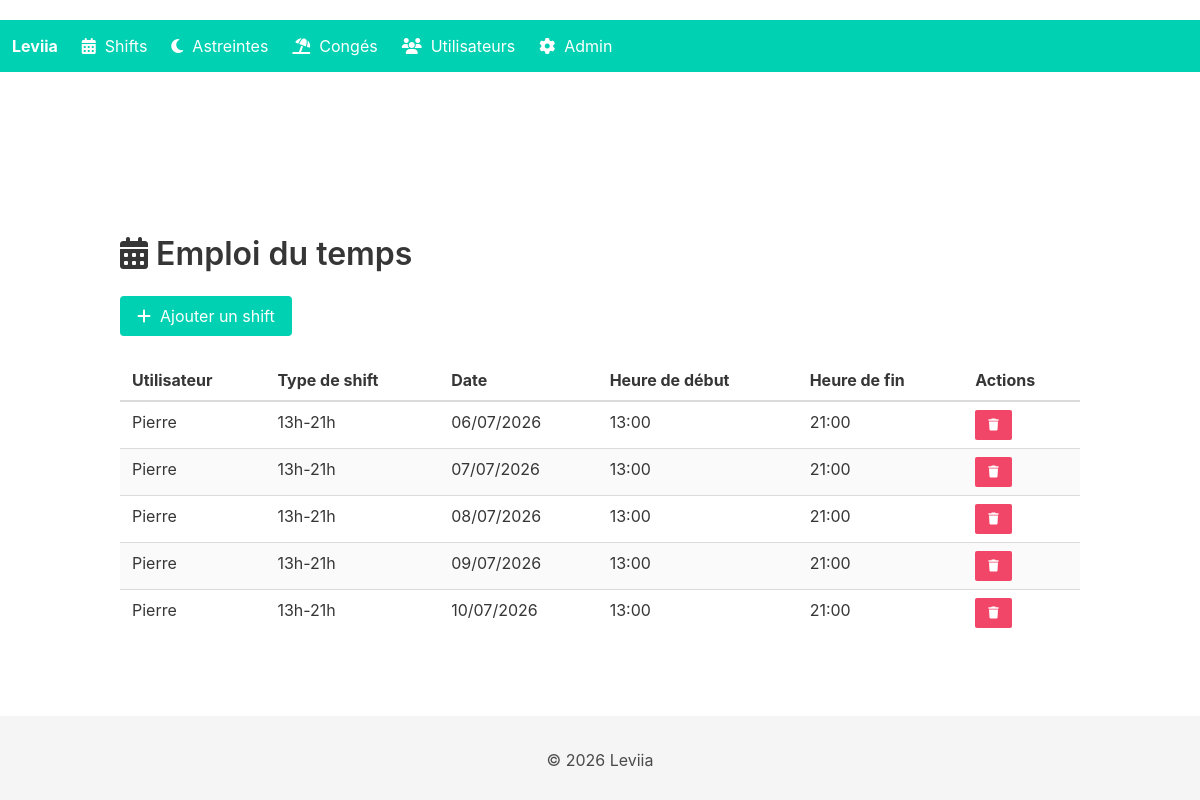
The app's page /schedule with its own data.
### app/models.py (models this page shows)
class Shift(db.Model):
    id = db.Column(db.Integer, primary_key=True)
    user_id = db.Column(db.Integer, db.ForeignKey('user.id'), nullable=False, index=True)
    shift_type = db.Column(db.String(20), nullable=False)
    start_time = db.Column(db.DateTime, nullable=False)
    end_time = db.Column(db.DateTime, nullable=False)
    date = db.Column(db.Date, nullable=False, index=True)

class User(db.Model):
    id = db.Column(db.Integer, primary_key=True)
    name = db.Column(db.String(80), nullable=False)
    email = db.Column(db.String(120), unique=True, nullable=False)
    group_id = db.Column(db.Integer, db.ForeignKey('groups.id'), nullable=False, default=1)
    shifts = db.relationship('Shift', backref='user', lazy=True)
    on_calls = db.relationship('OnCall', backref='user', lazy=True)
    leaves = db.relationship('Leave', backref='user', lazy=True)

### app/routes/main.py (the view)
@app.route('/schedule')
def schedule():
    shifts = Shift.query.options(joinedload(Shift.user)).order_by(Shift.start_time).all()
    return render_template('schedule.html', shifts=shifts)

### app/templates/schedule.html (shortened to what this page needs)
{% extends "base.html" %}
{% block content %}
<section class="section">
    <div class="container">
        <h1 class="title">
            <i class="fas fa-calendar-alt"></i> Emploi du temps
        </h1>
        <div class="buttons">
            <a class="button is-primary" href="{{ url_for('add_shift') }}">
                <i class="fas fa-plus"></i>&nbsp; Ajouter un shift
            </a>
        </div>
        <div class="table-container">
            <table class="table is-fullwidth is-striped">
                <thead>
                    <tr>
                        <th>Utilisateur</th>
                        <th>Type de shift</th>
                        <th>Date</th>
                        <th>Heure de début</th>
                        <th>Heure de fin</th>
                        <th>Actions</th>
                    </tr>
                </thead>
                <tbody>
                    {% for shift in shifts %}
                    <tr>
                        <td>{{ shift.user.name }}</td>
                        <td>
                            {% if shift.shift_type == 'morning' %}07h-15h
                            {% elif shift.shift_type == 'afternoon' %}09h-17h
                            {% elif shift.shift_type == 'evening' %}13h-21h
                            {% else %}{{ shift.shift_type }}{% endif %}
                        </td>
                        <td>{{ shift.date.strftime('%d/%m/%Y') }}</td>
                        <td>{{ shift.start_time.strftime('%H:%M') }}</td>
                        <td>{{ shift.end_time.strftime('%H:%M') }}</td>
                        <td>
                            <a class="button is-danger is-small" href="{{ url_for('delete_shift', shift_id=shift.id) }}">
                                <i class="fas fa-trash"></i>
                            </a>
                        </td>
                    </tr>
                    {% endfor %}
                </tbody>
            </table>
        </div>
    </div>
</section>
{% endblock %}

### app/templates/base.html (style rules this page uses)
body { padding-top: 20px; }

### records on screen
Shift: user.name "Pierre", shift_type "13h-21h", date "06/07/2026", start_time "13:00", end_time "21:00"
Shift: user.name "Pierre", shift_type "13h-21h", date "07/07/2026", start_time "13:00", end_time "21:00"
Shift: user.name "Pierre", shift_type "13h-21h", date "08/07/2026", start_time "13:00", end_time "21:00"
Shift: user.name "Pierre", shift_type "13h-21h", date "09/07/2026", start_time "13:00", end_time "21:00"
Shift: user.name "Pierre", shift_type "13h-21h", date "10/07/2026", start_time "13:00", end_time "21:00"
